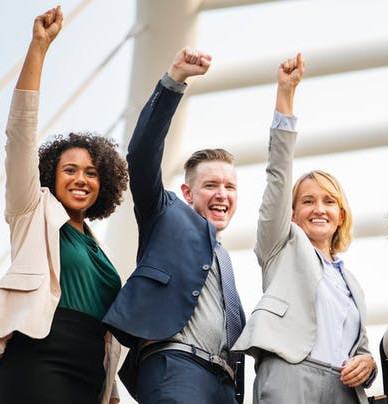
#> input picture Priyanka.jpg, 388 x 404 px
$ python face_detection.py
#> lines starting #> are read from the running program, lines starting #| are printed output that depends on the picture; after the words box and inside, x2 and y2 are one past the last pixel; in counts of white or black regions, pixels touching at a corner belong together
import cv2

#create a CascadeClassifier Object
face_cascade = cv2.CascadeClassifier("/home/priyankasaggu119/opencv/data/haarcascades/haarcascade_frontalface_default.xml")

#Reading the image as it is
img = cv2.imread("Priyanka.jpg",1)
#> img is the input picture: shape (404, 388, 3); mean B, G, R 161.9, 164.6, 169.3

#Reading the image as grey scale image
gray_img = cv2.cvtColor(img, cv2.COLOR_BGR2GRAY)
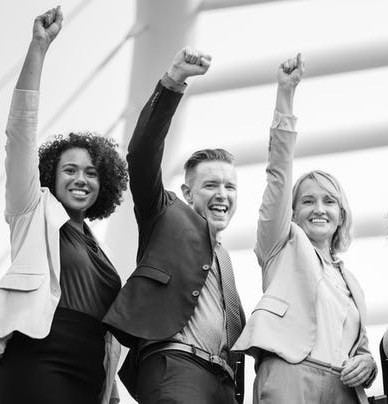
#> gray_img: shape (404, 388); min 0, max 255, mean 165.7

#Search the co-ordinates of the image
faces=face_cascade.detectMultiScale(gray_img, 1.3,5)
#> faces = [[51, 148, 58, 58], [191, 163, 58, 58], [291, 179, 58, 58], [167, 116, 117, 117]]

print(type(faces))
#| <class 'numpy.ndarray'>
print(faces)
#| [[ 51 148  58  58]
#|  [191 163  58  58]
#|  [291 179  58  58]
#|  [167 116 117 117]]


for x,y,w,h in faces:
    img = cv2.rectangle(img, (x,y), (x+w,y+h), (0,255,0), 3)
#> this loop made 4 passes
#> pass 1, `img = cv2.rectangle(img, (x,y), (x+w,y+h), (0,255,0), 3)`:
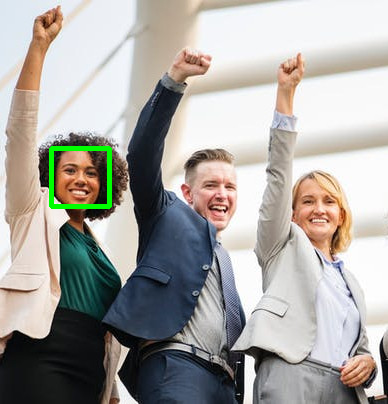
#> img: shape (404, 388, 3); 0.73% of pixels changed, all inside (x1, y1, x2, y2) = (49, 146, 112, 209)
#> pass 2, `img = cv2.rectangle(img, (x,y), (x+w,y+h), (0,255,0), 3)`:
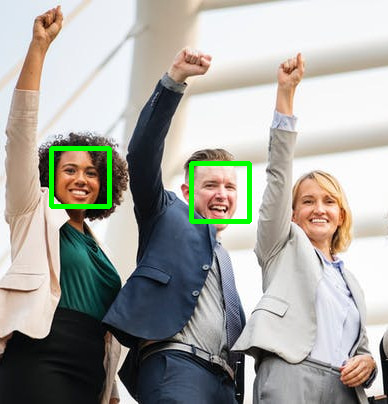
#> img: shape (404, 388, 3); 0.73% of pixels changed, all inside (x1, y1, x2, y2) = (189, 161, 252, 224)
#> pass 3, `img = cv2.rectangle(img, (x,y), (x+w,y+h), (0,255,0), 3)`:
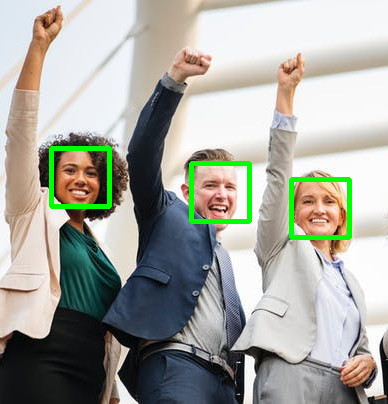
#> img: shape (404, 388, 3); 0.73% of pixels changed, all inside (x1, y1, x2, y2) = (289, 177, 352, 240)
#> after the loop:
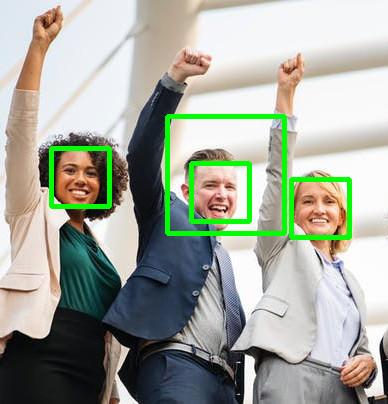
#> img: shape (404, 388, 3); 1.49% of pixels changed, all inside (x1, y1, x2, y2) = (165, 114, 287, 236)

#resized = cv2.resize(img, (int(img.shape[1]/2), int(img.shape[0]/2)))

cv2.imshow("Gray", img)

cv2.waitKey(0)

cv2.destroyAllWindows()
